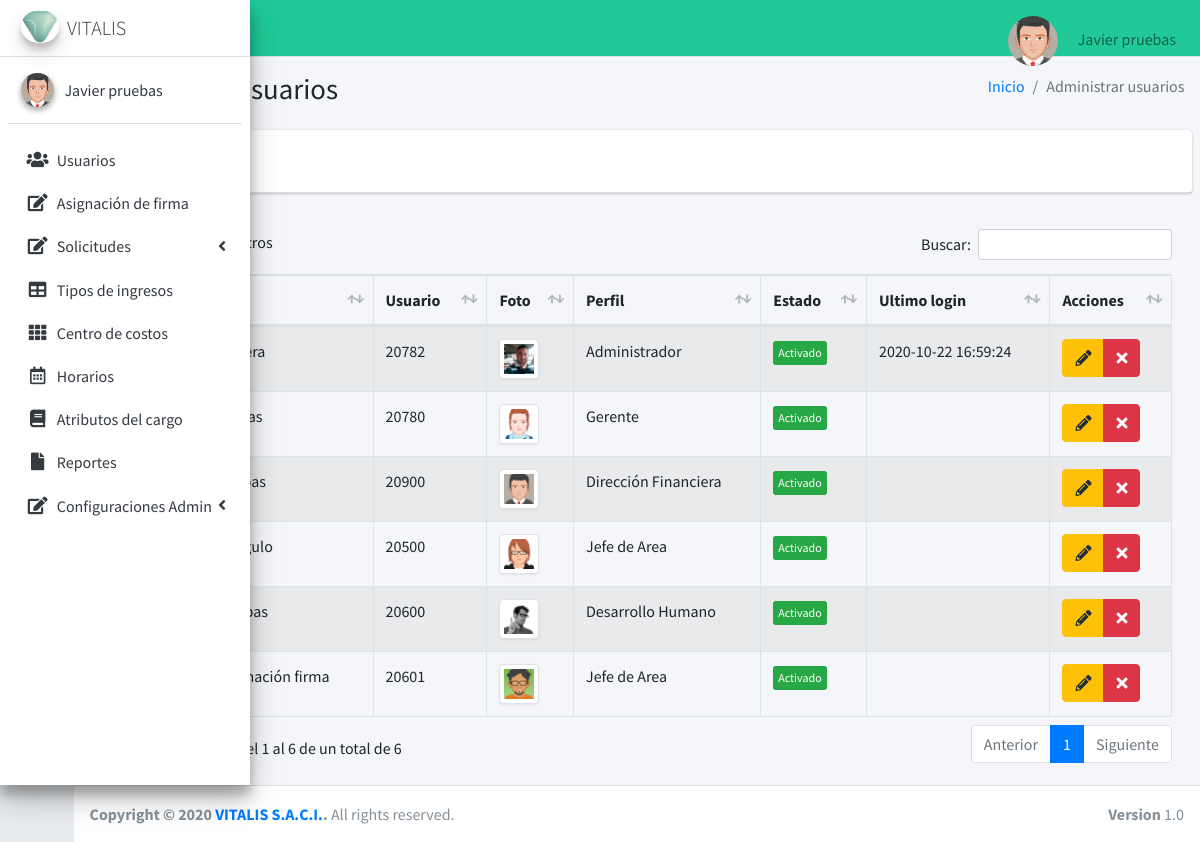
The page /usuarios (signed in) on the database as committed earlier.
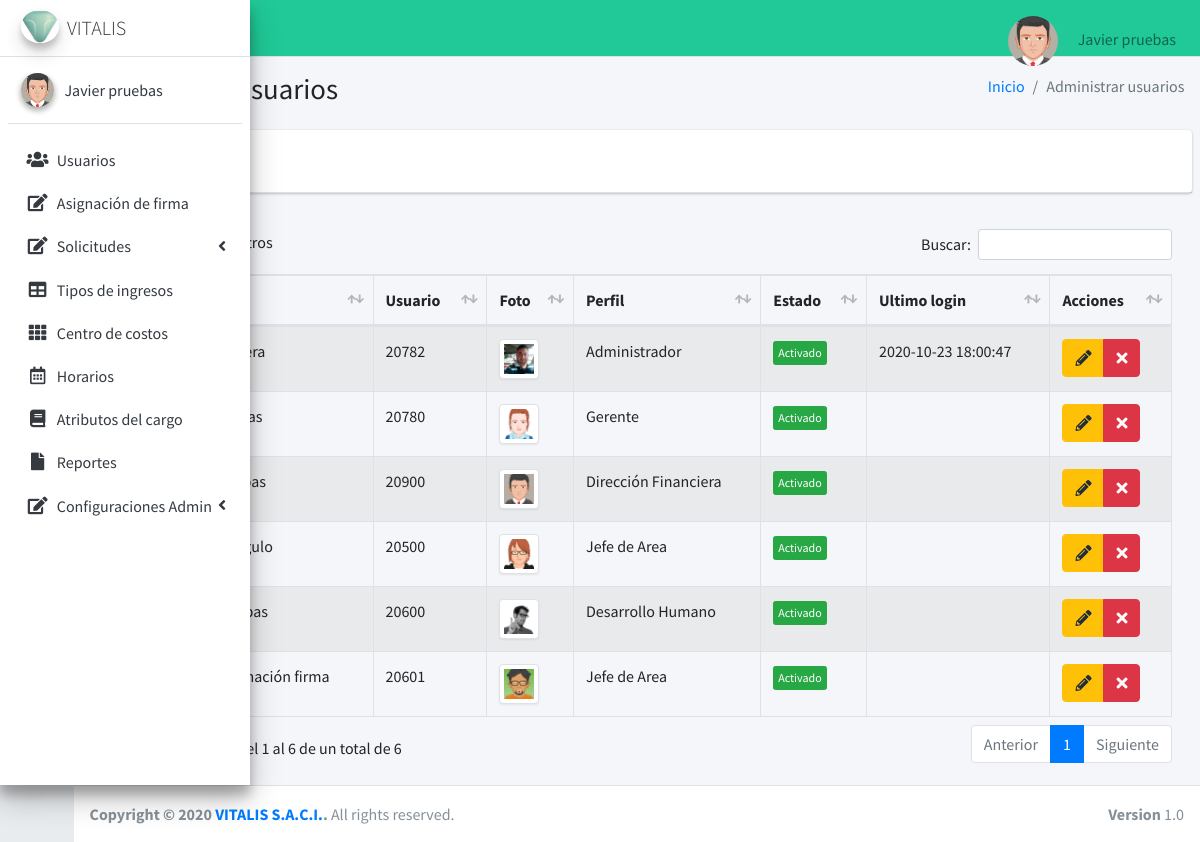
The same page on the database as committed later.
### tables this page shows
CREATE TABLE `usuarios` (
  `iduser` int(11) NOT NULL,
  `nombre` varchar(100) NOT NULL,
  `correo` varchar(50) NOT NULL,
  `usuario` text DEFAULT NULL,
  `password` text NOT NULL,
  `perfil` text NOT NULL,
  `area` text NOT NULL,
  `estado` int(11) NOT NULL,
  `fecha` timestamp NULL DEFAULT current_timestamp(),
  `foto` text NOT NULL,
  `telefono` bigint(50) DEFAULT NULL,
  `ultimologin` datetime DEFAULT NULL
);

### controladores/plantilla.controlador.php (called while the page is built)
<?php
class ControladorPlantilla{
    static public function ctrPlantilla(){
        include "vistas/plantilla.php";
    }
}

### index.php (called while the page is built, shortened)
<?php
  require_once "controladores/plantilla.controlador.php";
  require_once "controladores/usuarios.controlador.php";
  require_once "controladores/centroCostos.controlador.php";
  require_once "modelos/usuarios.modelo.php";
  $plantilla =new ControladorPlantilla();
  $plantilla -> ctrPlantilla();
  ?>

### controladores/usuarios.controlador.php (called while the page is built, shortened)
<?php
class ControladorUsuarios{
	static public function ctrMostrarUsuarios($item, $valor){
		$tabla = "usuarios";
		$respuesta = ModeloUsuarios::mdlMostrarUsuarios($tabla, $item, $valor);
		return $respuesta;
	}
}

### modelos/conexion.php (called while the page is built)
<?php
class Conexion{
	static public function conectar(){
		$link = new PDO("mysql:host=localhost;dbname=vitaweb",
			            "root",
			            "");
		$link->exec("set names utf8");
		return $link;
	}
}

### modelos/usuarios.modelo.php (called while the page is built, shortened)
<?php
require_once "conexion.php";
class ModeloUsuarios{
	static public function mdlMostrarUsuarios($tabla, $item, $valor){
		if ($item != null) {
			$stmt = Conexion::conectar()->prepare("SELECT * FROM $tabla WHERE $item = :$item");
        	$stmt -> bindParam(":".$item, $valor, PDO::PARAM_STR);
        	$stmt -> execute();
        	return $stmt -> fetch();
		}else{
			$stmt = Conexion::conectar()->prepare("SELECT * FROM $tabla");
        	$stmt -> execute();
        	return $stmt -> fetchAll();
		}
    }
}

### vistas/modulos/usuarios.php (the view, shortened to what this page needs)
<div class="content-wrapper">
  <section class="content-header">
    <div class="container-fluid">
      <div class="row mb-2">
        <div class="col-sm-6">
          <h1>Administrar usuarios</h1>
        </div>
        <div class="col-sm-6">
          <ol class="breadcrumb float-sm-right">
            <li class="breadcrumb-item"><a href="inicio">Inicio</a></li>
            <li class="breadcrumb-item active">Administrar usuarios</li>
          </ol>
        </div>
      </div>
    </div>
  </section>
  <section class="content">
    <div class="card">
      <div class="card-header">
        <button type="button" class="btn btn-primary" data-toggle="modal" data-target="#AgregarUsuario">
        </button>
      </div>
    </div>
    <div class="card-body">
      <table id="example1" class="table table-bordered table-striped example1">
        <thead>
          <tr>
            <th style="width: 10px;" >#</th>
            <th>Nombre</th>
            <th>Usuario</th>
            <th>Foto</th>
            <th>Perfil</th>
            <th>Estado</th>
            <th>Ultimo login</th>
            <th>Acciones</th>
          </tr>
        </thead>
        <tbody>
        <?php
        $item = null;
        $valor = null;
          $usuarios = ControladorUsuarios::ctrMostrarUsuarios($item, $valor);
          foreach ($usuarios as $key => $value) {
            echo ' <tr>
            <td>'.($key+1).'</td>
            <td>'.$value["nombre"].'</td>
            <td>'.$value["usuario"].'</td>';
            if ($value["foto"] != ""){
              echo '<td><img src="'.$value["foto"].'" class="img-thumbnail" width="40px"></td>';
            }else {
              echo'<td><img src="vistas/dist/img/anonymous.png" class="img-thumbnail" width="40px"></td>';
            }
            echo '<td>'.$value["perfil"].'</td>';
                if($value["estado"] != 0){
                  echo '<td><button class="btn btn-success btn-xs btnActivar" idUsuario="'.$value["iduser"].'" estadoUsuario="0">Activado</button></td>';
                }else{
                  echo '<td><button class="btn btn-danger btn-xs btnActivar" idUsuario="'.$value["iduser"].'" estadoUsuario="1">Desactivado</button></td>';
                }
                echo '<td>'.$value["ultimologin"].'</td>
                <td>
              <div class="btn-group">
                <button class="btn btn-warning btnEditarUsuario"idUsuario="'.$value["iduser"].'"data-toggle="modal" data-target="#modalEditarUsuario"><i class="fas fa-pencil-alt"></i></button>
                <button class="btn btn-danger btnEliminarUsuario"idUsuario="'.$value["iduser"].'"fotoUsuario="'.$value["foto"].'"usuario="'.$value["usuario"].'"><i class="fa fa-times"></i></button>
              </div>
            </td>
          </tr>';
          }
        ?>
        </tbody>
      </table>
    </div>
</div>
</div>

### vistas/plantilla.php (shortened to what this page needs)
<!DOCTYPE html>
<html>
<head>
  <link rel="stylesheet" href="vistas/plugins/fontawesome-free/css/all.min.css">
  <link rel="stylesheet" href="https://code.ionicframework.com/ionicons/2.0.1/css/ionicons.min.css">
  <link rel="stylesheet" href="vistas/plugins/datatables-bs4/css/dataTables.bootstrap4.min.css">
  <link rel="stylesheet" href="vistas/plugins/datatables-responsive/css/responsive.bootstrap4.min.css">
  <link rel="stylesheet" href="vistas/plugins/tempusdominus-bootstrap-4/css/tempusdominus-bootstrap-4.min.css">
  <link rel="stylesheet" href="vistas/plugins/icheck-bootstrap/icheck-bootstrap.min.css">
  <link rel="stylesheet" href="vistas/plugins/jqvmap/jqvmap.min.css">
  <link rel="stylesheet" href="vistas/dist/css/adminlte.css">
  <link rel="stylesheet" href="vistas/plugins/overlayScrollbars/css/OverlayScrollbars.min.css">
  <link rel="stylesheet" href="vistas/plugins/daterangepicker/daterangepicker.css">
  <link rel="stylesheet" href="vistas/plugins/summernote/summernote-bs4.css">
</head>
<body class="hold-transition sidebar-collapse sidebar-mini login-page">
  <?php
  if (isset($_SESSION["iniciarSesion"]) && $_SESSION["iniciarSesion"] == "ok") {
    echo '<div class="wrapper">';
    include "modulos/nav.php";
    include "modulos/menu.php";
    if (isset($_GET["ruta"])) {
      if (
        $_GET["ruta"] == "inicio" ||
        $_GET["ruta"] == "usuarios" ||
        $_GET["ruta"] == "asignacionFirma" ||
        $_GET["ruta"] == "administrarsolicitudes" ||
        $_GET["ruta"] == "crear-solicitud" ||
        $_GET["ruta"] == "editar-solicitud" ||
        $_GET["ruta"] == "tiposIngreso" ||
        $_GET["ruta"] == "centroCostos" ||
        $_GET["ruta"] == "horarios" ||
        $_GET["ruta"] == "atributosCargo" ||
        $_GET["ruta"] == "reportes" ||
        $_GET["ruta"] == "configuraciones" ||
        $_GET["ruta"] == "configurarCorreo" ||
        $_GET["ruta"] == "datosFormato" ||
        $_GET["ruta"] == "perfiles" ||
        $_GET["ruta"] == "login" ||
        $_GET["ruta"] == "salir"
      ) {
        include "modulos/" . $_GET["ruta"] . ".php";
      } else {
        include "modulos/404.php";
      }
    } else {
      include "modulos/inicio.php";
    }
    include "modulos/footer.php";
  } else {
    include "modulos/login.php";
  }
  ?>
</body>
</html>

### vistas/modulos/nav.php (shortened to what this page needs)
<nav class="main-header navbar navbar-expand navbar-teal navbar-light">
    <ul class="navbar-nav">
        <li class="nav-item">
            <a class="nav-link" data-widget="pushmenu" href="#" role="button"><i class="fas fa-bars"></i></a>
        </li>
    </ul>
    <ul class="navbar-nav ml-auto">
        <li class="nav-item dropdown user-menu">
            <a href="#" class="nav-link dropdown-toggle" data-toggle="dropdown" aria-expanded="false">
            <?php
                   if ($_SESSION["foto"] != ""){
                   echo '<img src="'.$_SESSION["foto"].'"class="img-size-50 mr-3 img-circle">';
                   }else {
                   echo '<img src="vistas/img/usuarios/user1.jpg" class="img-size-50 mr-3 img-circle">';
                   }
                   ?>
                <span class="d-none d-md-inline"> <?php echo $_SESSION["nombre"]; ?></span>
            </a>
        </li>
    </ul>
</nav>

### vistas/modulos/menu.php (shortened to what this page needs)
<aside class="main-sidebar sidebar-light-primary elevation-4">
    <a href="inicio" class="brand-link">
      <img src="vistas/dist/img/logo3.png" alt="AdminLTE Logo" class="brand-image img-circle elevation-3"
           style="opacity: .8">
      <span class="brand-text font-weight-light">VITALIS</span>
    </a>
    <div class="sidebar">
      <div class="user-panel mt-3 pb-3 mb-3 d-flex">
        <div class="image">
        <?php
                   if ($_SESSION["foto"] != ""){
                    echo '<img src="'.$_SESSION["foto"].'"class="img-circle elevation-2">';
                   }else {
                    echo '<img src="vistas/img/usuarios/user5.png" class="img-circle elevation-2" alt="User Image">';
                   }
                ?>
        </div>
        <div class="info">
          <a href="#" class="d-block"><?php echo $_SESSION["nombre"]; ?></a>
        </div>
      </div>
      <nav class="mt-2">
        <ul class="nav nav-pills nav-sidebar flex-column" data-widget="treeview" role="menu" data-accordion="false">
               <li class="nav-item">
            <a href="usuarios" class="nav-link">
              <i class="nav-icon fas fa-users"></i>
              <p>
                Usuarios
              </p>
            </a>
            <li class="nav-item">
            <a href="asignacionFirma" class="nav-link">
              <i class="nav-icon fas fa-edit"></i>
              <p>
                Asignación de firma
              </p>
            </a>
            <li class="nav-item has-treeview">
            <a href="#" class="nav-link">
            <i class="nav-icon fas fa-edit"></i>
              <p>
                Solicitudes
                <i class="right fas fa-angle-left"></i>
              </p>
            </a>
          </li>
          <li class="nav-item">
            <a href="tiposIngreso" class="nav-link">
            <i class="nav-icon fas fa-table"></i>
              <p>
                Tipos de ingresos
              </p>
            </a>
          </li>
          <li class="nav-item">
            <a href="centroCostos" class="nav-link">
              <i class="nav-icon fas fa-th"></i>
              <p>
                Centro de costos
              </p>
            </a>
          </li>
          <li class="nav-item">
            <a href="horarios" class="nav-link">
              <i class="nav-icon far fa-calendar-alt"></i>
              <p>
                Horarios
              </p>
            </a>
          </li>
          <li class="nav-item">
            <a href="atributosCargo" class="nav-link">
              <i class="nav-icon fas fa-book"></i>
              <p>
                Atributos del cargo
              </p>
            </a>
          </li>
          <li class="nav-item">
            <a href="reportes" class="nav-link">
              <i class="nav-icon fas fa-file"></i>
              <p>
                Reportes
              </p>
            </a>
          </li>
          <li class="nav-item has-treeview">
            <a href="configuraciones" class="nav-link">
            <i class="nav-icon fas fa-edit"></i>
              <p>
                Configuraciones Admin
                <i class="right fas fa-angle-left"></i>
              </p>
            </a>
          </li>
            </ul>
      </nav>
    </div>
  </aside>

### vistas/modulos/footer.php
<footer class="main-footer">
    <strong>Copyright &copy; 2020 <a href="#">VITALIS S.A.C.I.</a>.</strong>
    All rights reserved.
    <div class="float-right d-none d-sm-inline-block">
      <b>Version</b> 1.0
    </div>
  </footer>

Rows that differ between the two databases and show on the page:
changed usuarios "Administrador": ultimologin "2020-10-22 16:59:24" → "2020-10-23 18:00:47"
